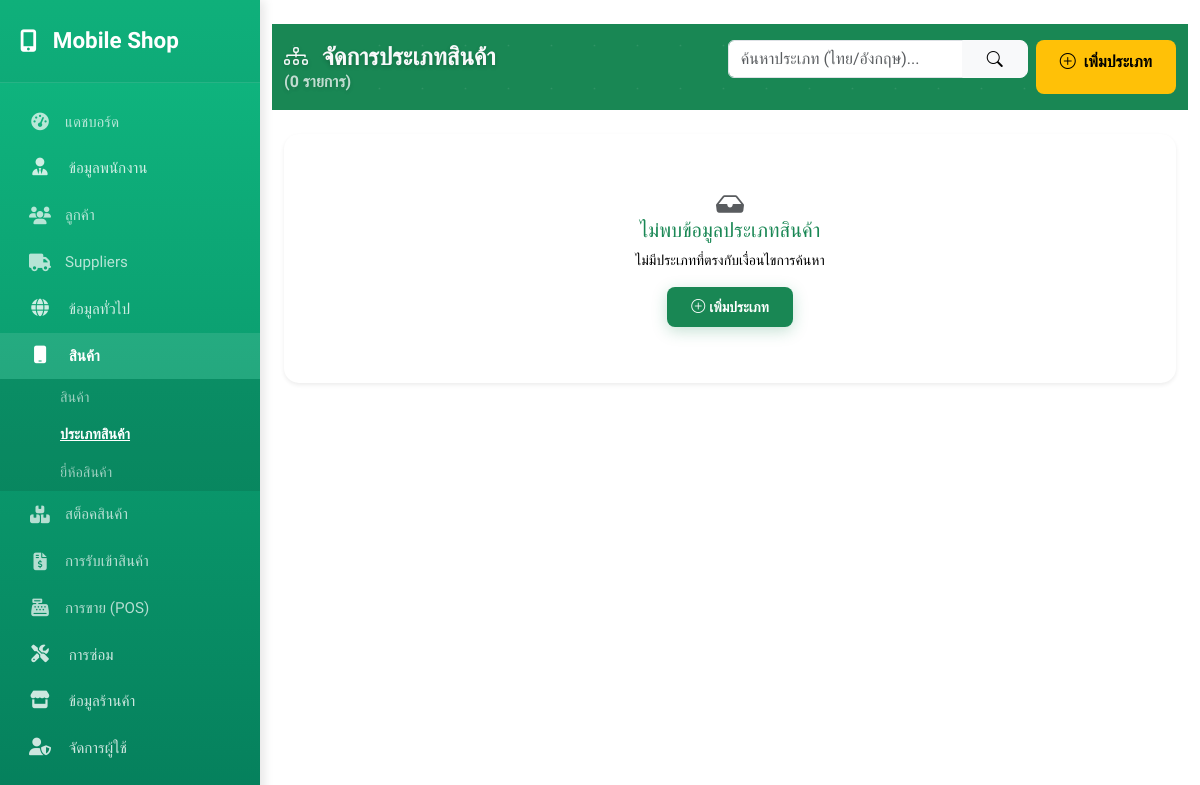
/prod_type/prodtype.php (signed in), run on an earlier commit of the app's database.
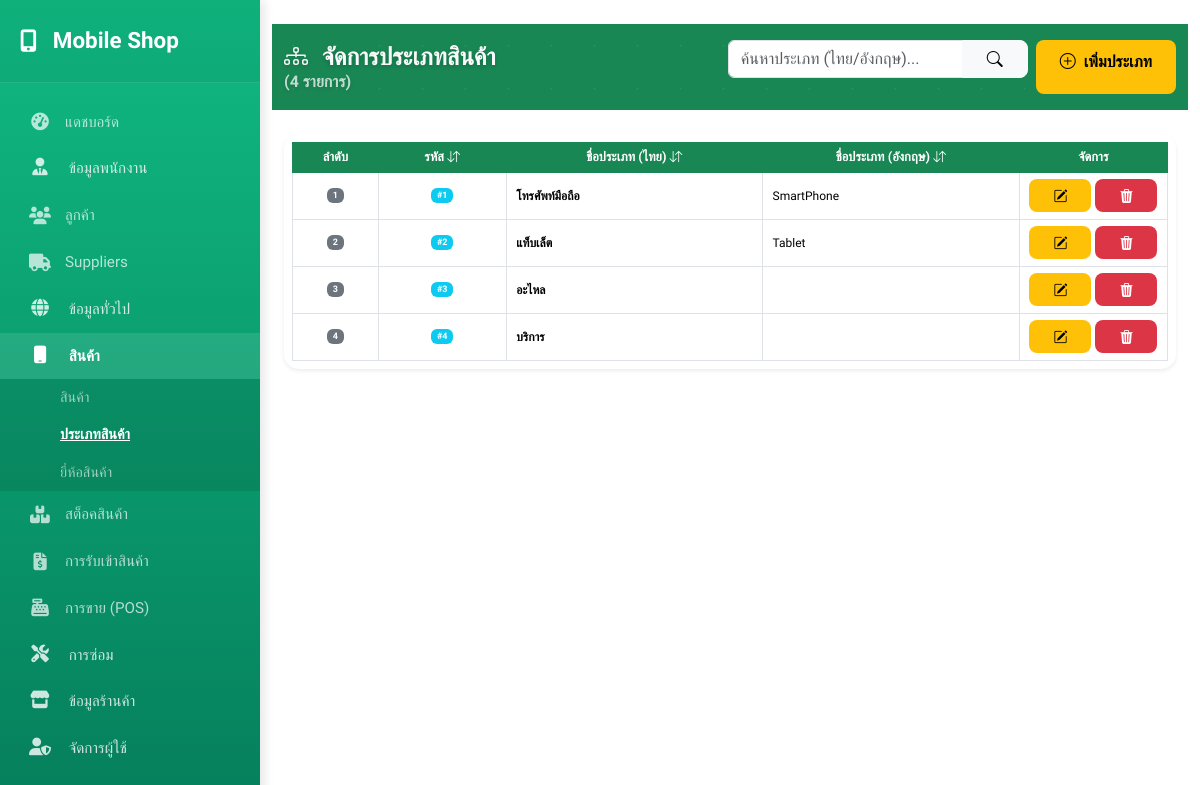
And on a later commit of the database.
### tables this page shows
CREATE TABLE `prod_types` (
  `type_id` int(4) NOT NULL,
  `shop_info_shop_id` int(3) NOT NULL,
  `type_name_th` varchar(50) NOT NULL,
  `type_name_en` varchar(50) DEFAULT NULL,
  `create_at` datetime NOT NULL DEFAULT current_timestamp(),
  `update_at` datetime NOT NULL DEFAULT current_timestamp()
);

### global/sidebar.php (called while the page is built, shortened)
<?php
require_once '../config/config.php';
$sidebar_uid = $_SESSION['user_id'] ?? 0;
function isActive($keywords)
{
    $current_url = $_SERVER['PHP_SELF'];
    if (!is_array($keywords)) $keywords = [$keywords];
    foreach ($keywords as $key) {
        if (strpos($current_url, $key) !== false) return 'active';
    }
    return '';
}
function isExpanded($keywords)
{
    return isActive($keywords) ? 'show' : '';
}
function isGroupActive($keywords)
{
    return isActive($keywords) ? 'text-white fw-bold bg-white-10' : 'text-white-80';
}
?>
        <?php if (hasPermission($conn, $sidebar_uid, 'menu_manage_users')): ?>
            <a href="#sub-users" class="list-group-item list-group-item-action menu-toggle <?= isGroupActive(['permission.php', 'role.php']) ?>" data-bs-toggle="collapse" aria-expanded="<?= !empty(isExpanded(['permission.php', 'role.php'])) ? 'true' : 'false' ?>">
                <span><i class="fas fa-user-shield"></i> จัดการผู้ใช้</span>
            </a>
            <div class="collapse submenu <?= isExpanded(['permission.php', 'role.php']) ?>" id="sub-users">
                <a href="../permission/permission.php" class="list-group-item list-group-item-action <?= isActive('permission.php') ?>">สิทธิ์การใช้งาน</a>
                <a href="../role/role.php" class="list-group-item list-group-item-action <?= isActive('role.php') ?>">บทบาทผู้ใช้</a>
            </div>
        <?php endif; ?>

### config/functions.php (called while the page is built, shortened)
<?php
function hasPermission($conn, $user_id, $permission_name)
{
    $sql = "SELECT 1
            FROM user_roles ur
            JOIN role_permissions rp ON ur.roles_role_id = rp.roles_role_id
            JOIN permissions p ON rp.permissions_permission_id = p.permission_id
            WHERE ur.users_user_id = ?
            AND p.permission_name = ?
            LIMIT 1";
    $stmt = $conn->prepare($sql);
    $stmt->bind_param("is", $user_id, $permission_name);
    $stmt->execute();
    $result = $stmt->get_result();
    $has_perm = ($result->num_rows > 0);
    return $has_perm;
}

### prod_type/prodtype.php (the view, shortened to what the changed rows need)
<?php
require '../config/load_theme.php';
$shop_id = $_SESSION['shop_id'];
$current_user_id = $_SESSION['user_id'];
$has_centralinf_permission = false;
$check_perm_sql = "SELECT p.permission_id
                   FROM permissions p
                   JOIN role_permissions rp ON p.permission_id = rp.permissions_permission_id
                   JOIN user_roles ur ON rp.roles_role_id = ur.roles_role_id
                   WHERE ur.users_user_id = ?
                   AND p.permission_name = 'centralinf'
                   LIMIT 1";
if ($stmt_perm = mysqli_prepare($conn, $check_perm_sql)) {
  mysqli_stmt_bind_param($stmt_perm, "i", $current_user_id);
  mysqli_stmt_execute($stmt_perm);
  mysqli_stmt_store_result($stmt_perm);
  if (mysqli_stmt_num_rows($stmt_perm) > 0) {
    $has_centralinf_permission = true;
  }
}
$search = isset($_GET['search']) ? mysqli_real_escape_string($conn, $_GET['search']) : '';
$sort_by = isset($_GET['sort']) ? $_GET['sort'] : 'type_id';
$order = isset($_GET['order']) && $_GET['order'] == 'desc' ? 'DESC' : 'ASC';
$page = isset($_GET['page']) ? (int)$_GET['page'] : 1;
$items_per_page = 10;
$offset = ($page - 1) * $items_per_page;
$where_conditions = [];
$where_conditions[] = "(shop_info_shop_id = 0 OR shop_info_shop_id = '$shop_id')";
$where_clause = 'WHERE ' . implode(' AND ', $where_conditions);
$count_sql = "SELECT COUNT(*) as total FROM prod_types $where_clause";
$count_result = mysqli_query($conn, $count_sql);
$total_types = mysqli_fetch_assoc($count_result)['total'];
$sql = "SELECT type_id, type_name_th, type_name_en, shop_info_shop_id
        FROM prod_types
        $where_clause
        ORDER BY $sort_by $order
        LIMIT $items_per_page OFFSET $offset";
$result = mysqli_query($conn, $sql);
?>
<!DOCTYPE html>
<html lang="th">
<head>
  <link href="https://cdn.jsdelivr.net/npm/bootstrap@5.3.3/dist/css/bootstrap.min.css" rel="stylesheet">
  <link href="https://cdn.jsdelivr.net/npm/bootstrap-icons/font/bootstrap-icons.css" rel="stylesheet">
  <link href="https://cdnjs.cloudflare.com/ajax/libs/font-awesome/6.5.1/css/all.min.css" rel="stylesheet">
</head>
<body>
  <div class="d-flex" id="wrapper">
    <?php include '../global/sidebar.php'; ?>
    <div class="main-content w-100">
      <div class="container-fluid py-4">
        <div class="main-header py-3 text-white">
          <div class="container">
            <div class="row align-items-center gy-2">
              <div class="col-md-4">
                <h1 class="h4 mb-0 text-light">
                  <i class="bi bi-diagram-3 me-2"></i> จัดการประเภทสินค้า
                  <small class="fs-6 d-block opacity-75">
                    (<?php echo number_format($total_types); ?> รายการ)
                  </small>
                </h1>
              </div>
            </div>
          </div>
        </div>
        <div class="container">
          <div class="card table-card shadow-sm">
            <div class="card-body p-2">
              <?php if (mysqli_num_rows($result) > 0): ?>
                <div class="table-responsive">
                  <table class="table table-hover table-sm align-middle mb-0 text-nowrap w-auto mx-auto">
                    <thead class="table-light">
                      <tr class="small">
                        <th class="text-center" width="10%">ลำดับ</th>
                        <th width="15%">
                          <a href="?sort=type_id&order=<?php echo ($sort_by == 'type_id' && $order == 'ASC') ? 'desc' : 'asc'; ?><?php echo $search ? '&search=' . urlencode($search) : ''; ?>&page=<?php echo $page; ?>" class="sort-link">
                            รหัส <i class="bi bi-arrow-down-up"></i>
                          </a>
                        </th>
                        <th width="30%">
                          <a href="?sort=type_name_th&order=<?php echo ($sort_by == 'type_name_th' && $order == 'ASC') ? 'desc' : 'asc'; ?><?php echo $search ? '&search=' . urlencode($search) : ''; ?>&page=<?php echo $page; ?>" class="sort-link">
                            ชื่อประเภท (ไทย) <i class="bi bi-arrow-down-up"></i>
                          </a>
                        </th>
                        <th width="30%">
                          <a href="?sort=type_name_en&order=<?php echo ($sort_by == 'type_name_en' && $order == 'ASC') ? 'desc' : 'asc'; ?><?php echo $search ? '&search=' . urlencode($search) : ''; ?>&page=<?php echo $page; ?>" class="sort-link">
                            ชื่อประเภท (อังกฤษ) <i class="bi bi-arrow-down-up"></i>
                          </a>
                        </th>
                        <th class="text-center" width="15%">จัดการ</th>
                      </tr>
                    </thead>
                    <tbody>
                      <?php
                      $index = ($page - 1) * $items_per_page + 1;
                      while ($row = mysqli_fetch_assoc($result)):
                      ?>
                        <tr class="small">
                          <td class="text-center">
                            <span class="badge bg-secondary"><?php echo $index++; ?></span>
                          </td>
                          <td class="text-center">
                            <span class="badge bg-info">#<?php echo $row['type_id']; ?></span>
                          </td>
                          <td>
                            <div class="fw-bold"><?php echo htmlspecialchars($row['type_name_th']); ?></div>
                          </td>
                          <td>
                            <?php echo htmlspecialchars($row['type_name_en']); ?>
                          </td>
                          <td class="text-center">
                            <?php
                            if ($row['shop_info_shop_id'] != 0 || $has_centralinf_permission):
                            ?>
                              <div class="d-flex justify-content-center gap-1">
                                <a href="edit_prodtype.php?id=<?php echo $row['type_id']; ?>"
                                  class="btn btn-warning btn-sm text-dark" title="แก้ไข">
                                  <i class="bi bi-pencil-square"></i>
                                </a>
                                <button type="button" class="btn btn-danger btn-sm"
                                  onclick="confirmDelete('<?php echo $row['type_id']; ?>', '<?php echo addslashes($row['type_name_th']); ?>')"
                                  title="ลบ">
                                  <i class="bi bi-trash3-fill"></i>
                                </button>
                              </div>
                            <?php else: ?>
                              <span class="badge bg-secondary bg-opacity-75 text-white" style="cursor: default;" title="ข้อมูลส่วนกลาง">
                                <i class="bi bi-globe2 me-1"></i>ส่วนกลาง
                              </span>
                            <?php endif; ?>
                          </td>
                        </tr>
                      <?php endwhile; ?>
                    </tbody>
                  </table>
                </div>
              <?php else: ?>
                <div class="empty-state text-center py-5 text-muted small">
                  <i class="bi bi-inbox-fill fa-2x mb-2"></i>
                  <h5>ไม่พบข้อมูลประเภทสินค้า</h5>
                  <p class="mb-3">ไม่มีประเภทที่ตรงกับเงื่อนไขการค้นหา</p>
                  <a href="add_prodtype.php" class="btn btn-success btn-sm">
                    <i class="bi bi-plus-circle me-1"></i>เพิ่มประเภท
                  </a>
                </div>
              <?php endif; ?>
            </div>
          </div>
        </div>
      </div>
    </div>
  </div>
</body>
</html>

What changed in the data, as far as the page shows it:
now on this page (row edited): prod_types: type_id "1", type_name_th "โทรศัพท์มือถือ", type_name_en "SmartPhone"
now on this page (row edited): prod_types: type_id "2", type_name_th "แท็บเล็ต", type_name_en "Tablet"
now on this page (row edited): prod_types: type_id "3", type_name_th "อะไหล"
now on this page (row edited): prod_types: type_id "4", type_name_th "บริการ"
Also different on the page:
$total_types: "0" → "4"
text no longer shown: "ไม่พบข้อมูลประเภทสินค้า ไม่มีประเภทที่ตรงกับเงื่อนไขการค้นหา เพิ่มประเภท"
text now shown: "ลำดับ รหัส ชื่อประเภท (ไทย) ชื่อประเภท (อังกฤษ) จัดการ"
